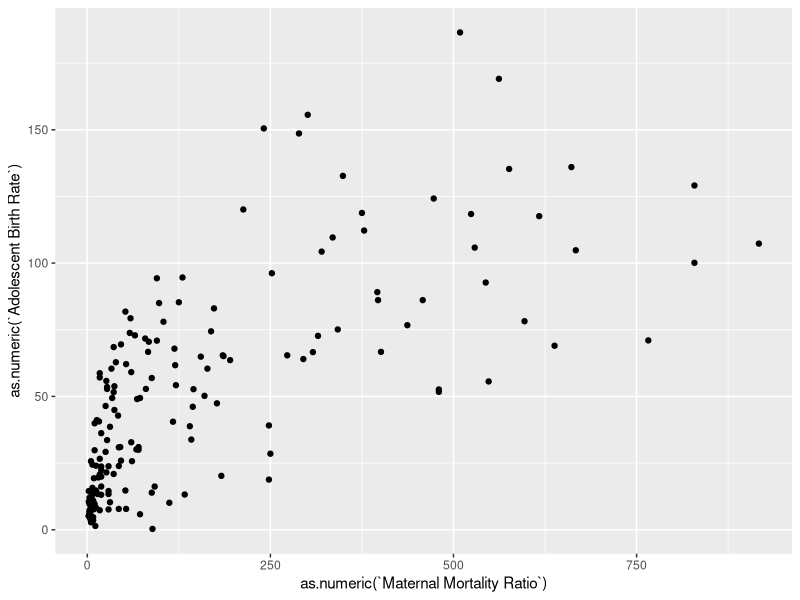
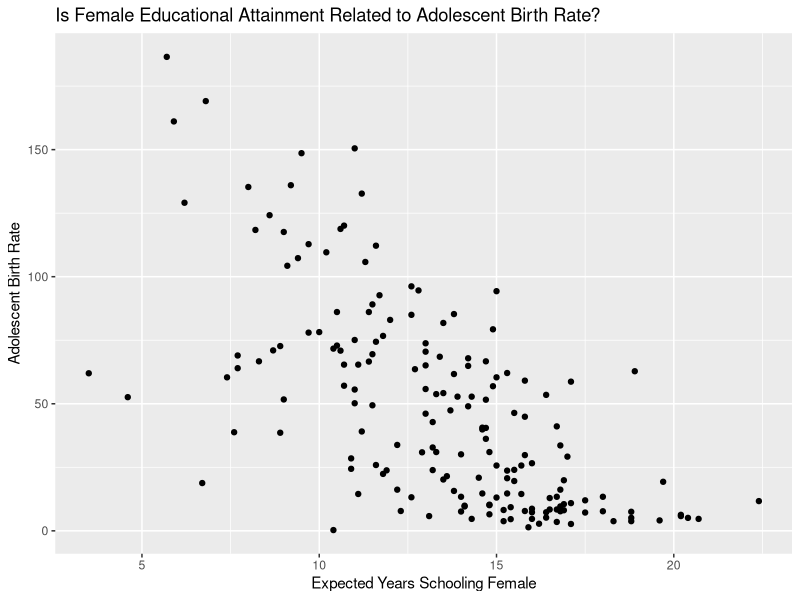
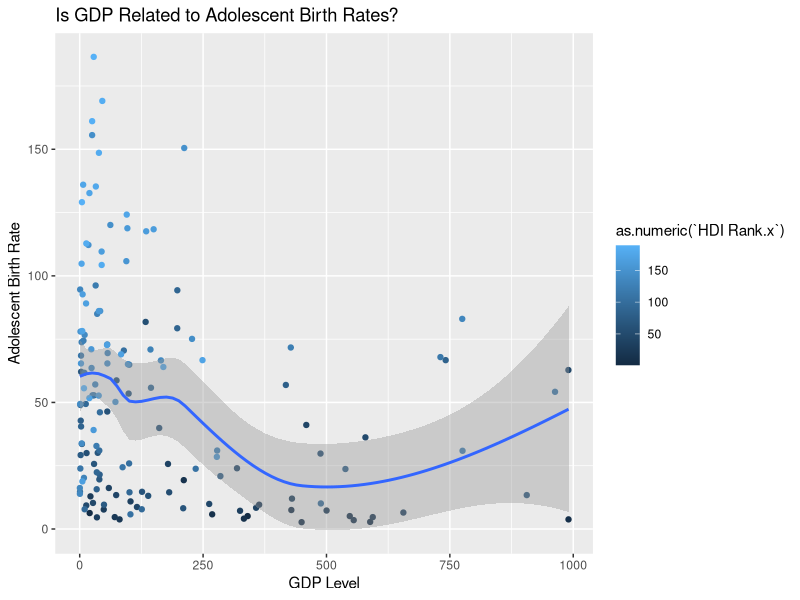
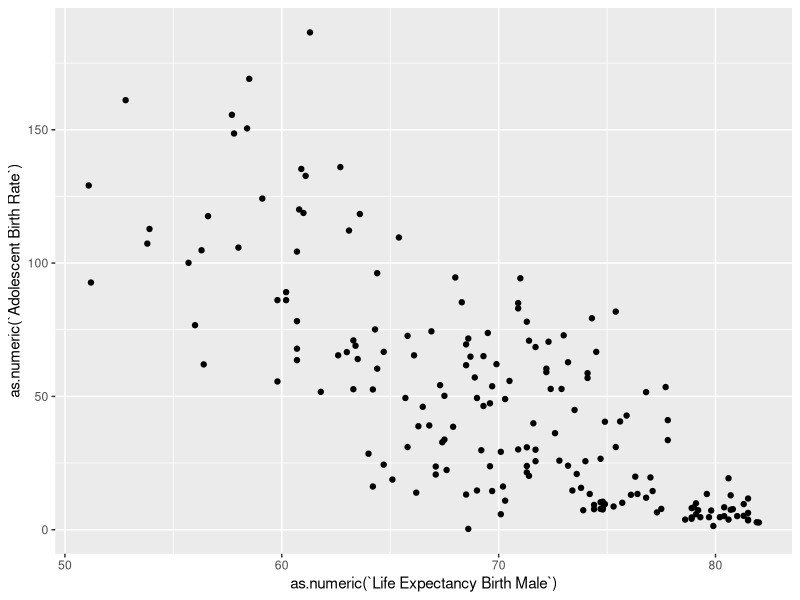
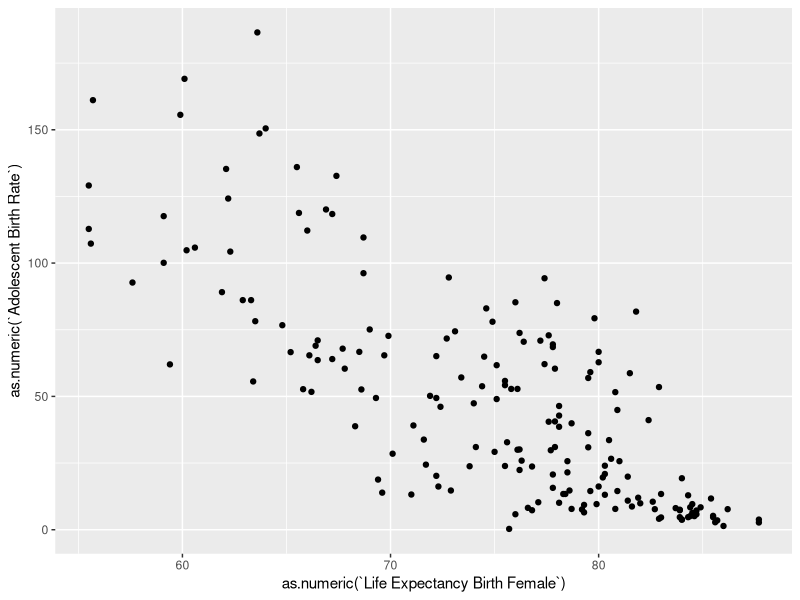
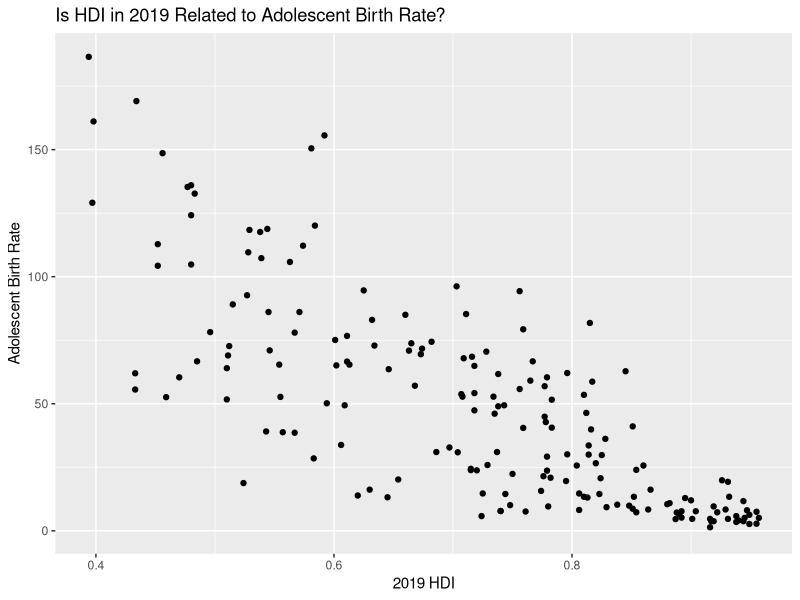
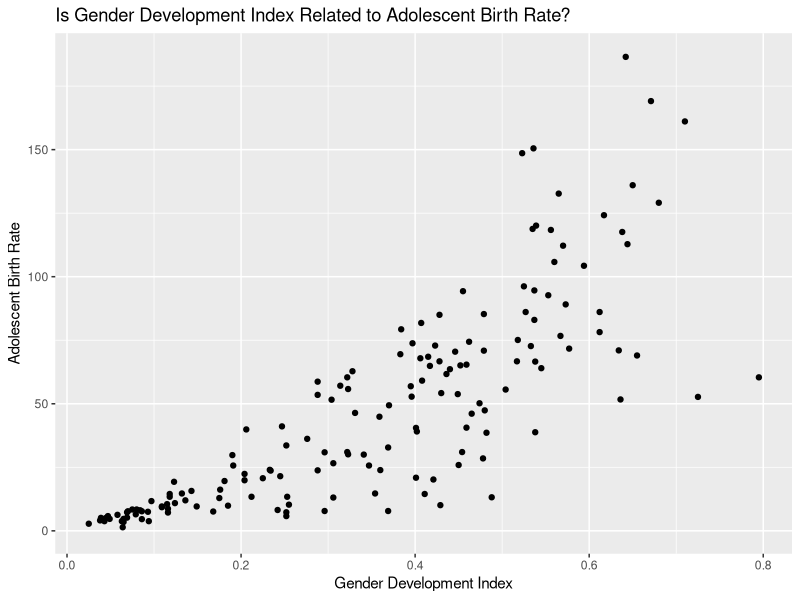

R code for these plots, in order:
## ---- chunk 1
library(tidyverse)
library(dplyr)
library(ggplot2)

knitr::opts_chunk$set(eval = TRUE, echo = FALSE, message = FALSE, warning = FALSE)
## ---- chunk 2
hdi1 <- read.csv("../data/HDI_Table1.csv")
hdi4 <- read.csv("../data/HDI_Table4.csv")
hdi5 <- read.csv("../data/HDI_Table5.csv")
hdi8 <- read.csv("../data/HDI_Table8.csv")
hdi10 <- read.csv("../data/HDI_Table10.csv")
adolescent_births <- read.csv("../data/Adolescent_Births.csv")
contraceptive_prevalence <- read.csv("../data/Contraceptive_Prevalence.csv")
## ---- chunk 3
hdi1_clean <- slice(hdi1, -c(1:7, 74, 128, 166, 200, 207:270))
hdi1_clean <- select(hdi1_clean, select = -c(X.1, X.3, X.5, X.7, X.9, X.11))
names(hdi1_clean) <- c("HDI Rank", "Country", "HDI 2019", "Life Expectancy Birth", "Expected Years Schooling", "Mean Years Schooling", "GNI Per Capita", "GNI Per Capita Minus HDI", "HDI 2018")

hdi4_clean <- slice(hdi4, -c(1:7, 74, 128, 166, 200, 207:264))
hdi4_clean <- select(hdi4_clean, select = -c(X.1, X.3, X.5, X.7, X.9, X.11, X.13, X.15, X.17, X.19, X.21, X.23))
names(hdi4_clean) <- c("HDI Rank", "Country", "Gender Development Index", "Gender Development Index Group", "HDI Female", "HDI Male", "Life Expectancy Birth Female", "Life Expectancy Birth Male", "Expected Years Schooling Female", "Expected Years Schooling Male", "Mean Years Schooling Female", "Mean Years Schooling Male", "Estimated GNI per Capita Female", "Estimated GNI per Capita Male")

hdi5_clean <- slice(hdi5, -c(1:7, 74, 128, 166, 200, 207:270))
hdi5_clean <- select(hdi5_clean, select = -c(X.1, X.3, X.5, X.7, X.9, X.11, X.13, X.15, X.17))
names(hdi5_clean) <- c("HDI Rank", "Country", "Gender Development Index", "Gender Development Index Rank", "Maternal Mortality Ratio", "Adolescent Birth Rate", "Seats Parliament Female", "Secondary Education Female", "Secondary Education Male", "Labour Participation Female", "Labour Participation Male")

hdi8_clean <- slice(hdi8, -c(1:7, 74, 128, 166, 200, 207:264))
hdi8_clean <- select(hdi8_clean, select = -c(X.1, X.3, X.5, X.7, X.9, X.11, X.13, X.15, X.17, X.19, X.21, X.23, X.25, X.27, X.29 : X.33))
names(hdi8_clean) <- c("HDI Rank", "Country", "Infants Breastfed", "Lack DTP Immunization", "Lack Measles Immunization", "Child Malnutrition", "Mortality Rate Infant", "Mortality Rate Under 5", "Mortality Rate Female", "Mortality Rate Male", "Mortality Rate Noncommunicable Female", "Mortality Rate Noncommunicable Male", "Malaria Incidence", "TB Incidence", "HIV Prevalence", "Healthy Life Expectancy at Birth", "Health Expenditure of GDP")

hdi10_clean <- slice(hdi10, -c(1:7, 74, 128, 166, 200, 207:260))
hdi10_clean <- select(hdi10_clean, select = -c(X.1, X.3, X.5, X.7, X.9, X.11, X.13, X.15, X.17, X.19, X.21, X.23))
names(hdi10_clean) <- c("HDI Rank", "Country", "GDP", "GDP per Capita", "GDP Annual Growth", "Labour Share", "Gross Fixed Capital Formation of GDP", "General Government Consumption of GDP", "General Government Consumption Annual Growth", "Total Tax Revenue of GDP", "Taxes Income Profits Capital Gains of TTR", "External Debt Stock of GNI", "Total Debt Service of GNI", "Consumer Price Index")

adolescent_births_clean <- select(adolescent_births, select = c(ParentLocation, Location, Period, IsLatestYear, FactValueNumeric, Value))
names(adolescent_births_clean) <- c("World Region", "Country", "Period", "Is Latest Year", "Adolescent Births", "Adolescent Births Text")

contraceptive_prevalence_clean <- slice(contraceptive_prevalence, -c(1:8))
contraceptive_prevalence_clean <- select(contraceptive_prevalence_clean, select = c(X, X.2, X.3, X.4, X.5, X.6, X.19))
names(contraceptive_prevalence_clean) <- c("Country", "Survey Start Year", "Survey End Year", "Age Group", "Contraceptive Any Method", "Contraceptive Modern Method", "Contraceptive Traditional Method")
## ---- chunk 4

country_joined <- hdi1_clean %>%
  inner_join(hdi10_clean, by = "Country")%>%
  inner_join(hdi4_clean, by = "Country")%>%
  inner_join(hdi5_clean, by = "Country")%>%
  inner_join(hdi8_clean, by = "Country")

contraceptives_joined <- contraceptive_prevalence_clean %>%
  inner_join(adolescent_births_clean, by = "Country")
## ---- chunk 5

## ---- chunk 6

## ---- chunk 7
ggplot(country_joined, aes(x = as.numeric(`Maternal Mortality Ratio`), 
                           y = as.numeric(`Adolescent Birth Rate`))) +
  geom_point()

## ---- chunk 8
country_joined %>%
  ggplot(aes(x= as.numeric(`Expected Years Schooling Female`), 
             y= as.numeric(`Adolescent Birth Rate`))) +
  geom_point() +
  labs(
    title= "Is Female Educational Attainment Related to Adolescent Birth Rate?",
    x="Expected Years Schooling Female",
    y="Adolescent Birth Rate"
  )
## ---- chunk 9
ggplot(country_joined, aes(x = as.numeric(`GDP`), 
                           y = as.numeric(`Adolescent Birth Rate`), color = as.numeric(`HDI Rank.x`))) +
  geom_point() +
  geom_smooth() +
  labs(
    title= "Is GDP Related to Adolescent Birth Rates?",
    x="GDP Level",
    y="Adolescent Birth Rate")
## ---- chunk 10
ggplot(country_joined, aes(x = as.numeric(`Life Expectancy Birth Male`), 
                           y = as.numeric(`Adolescent Birth Rate`))) +
  geom_point()
ggplot(country_joined, aes(x = as.numeric(`Life Expectancy Birth Female`), 
                           y = as.numeric(`Adolescent Birth Rate`))) +
  geom_point()
## ---- chunk 11
country_joined %>%
  ggplot(aes(x= as.numeric(`HDI 2019`), 
             y= as.numeric(`Adolescent Birth Rate`))) +
  geom_point() +
  labs(
    title= "Is HDI in 2019 Related to Adolescent Birth Rate?",
    x="2019 HDI",
    y="Adolescent Birth Rate"
  )
## ---- chunk 12

## ---- chunk 13
country_joined %>%
  ggplot(aes(x= as.numeric(`Gender Development Index.y`), 
             y= as.numeric(`Adolescent Birth Rate`))) +
  geom_point() +
  labs(
    title= "Is Gender Development Index Related to Adolescent Birth Rate?",
    x="Gender Development Index",
    y="Adolescent Birth Rate"
  )
